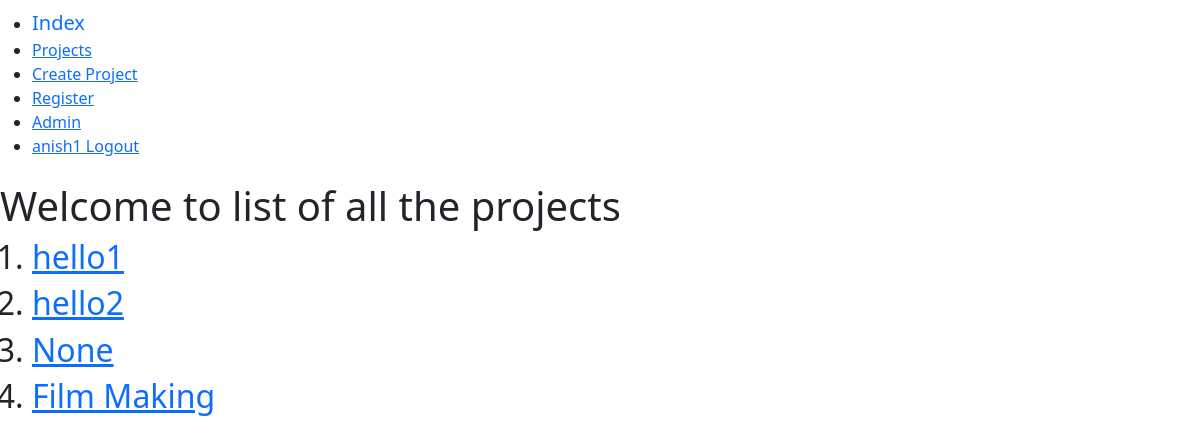
The page /jobfair_app/project_list/ (signed in) on the database its author committed.
### jobfair_app/models.py (models this page shows, shortened)
class Project(models.Model):
    name = models.CharField(max_length = 256)
    description = models.TextField(
        default = ' ',
        max_length=500,
    )
    stipend = models.IntegerField(
        default = 0,
     )
    upvote = models.IntegerField(
        default = 0,
    )
    downvote = models.IntegerField(
        default = 0,
    )
    skills = models.TextField(
    default = '',
    max_length = 500
    )

### jobfair_app/views.py (the view)
# urls.py: path('project_list/',views.ProjectListView.as_view(), name = 'project_list'),
class ProjectListView(ListView):
    model = models.Project
    context_object_name = 'project_list'
    template_name = 'project_list.html'

### jobfair_app/templates/project_list.html
{% extends "base.html" %}
{% block body_block %}
  <h1>Welcome to list of all the projects</h1>
  <ol>
    {% for project in project_list %}
      <h2> <li> <a href="{{project.id}}">{{project.name}}</a></li> </h2>
    {% endfor %}
  </ol>
{% endblock %}

### jobfair_app/templates/base.html (shortened to what this page needs)
<!DOCTYPE html>
<html lang="en" dir="ltr">
  <head>
<link href="https://cdn.jsdelivr.net/npm/bootstrap@5.0.0-beta3/dist/css/bootstrap.min.css" rel="stylesheet">
  </head>
  <body>
    <nav class = "navbar navbar-default navbar-static-top">
      <ul>
        <li> <a class = "navbar-brand" href="{% url 'jobfair_app:index' %}">Index</a> </li>
        <li> <a class = "navbar-link" href="{% url 'jobfair_app:project_list' %}">Projects</a> </li>
        <li> <a class = "navbar-link" href="{% url 'jobfair_app:project_create' %}">Create Project</a> </li>
        <li> <a class = "navbar-link" href="{% url 'jobfair_app:register' %}">Register</a> </li>
        <li> <a class = "navbar-link" href="{% url 'admin:index' %}">Admin</a> </li>
        {% if user.is_authenticated %}
          <li> <a href="{% url 'jobfair_app:logout' %}">{{user.username}} Logout</a> </li>
        {% else %}
          <li> <a href="{% url 'jobfair_app:user_login' %}">Login</a> </li>
        {% endif %}
      </ul>
    </nav>
      {% block body_block %}
      {% endblock %}
  </body>
</html>

### rows shown on the page
Project: name "hello1"
Project: name "hello2"
Project: name "None"
Project: name "Film Making"

### other values the page prints
{{ user.username }} "anish1"
